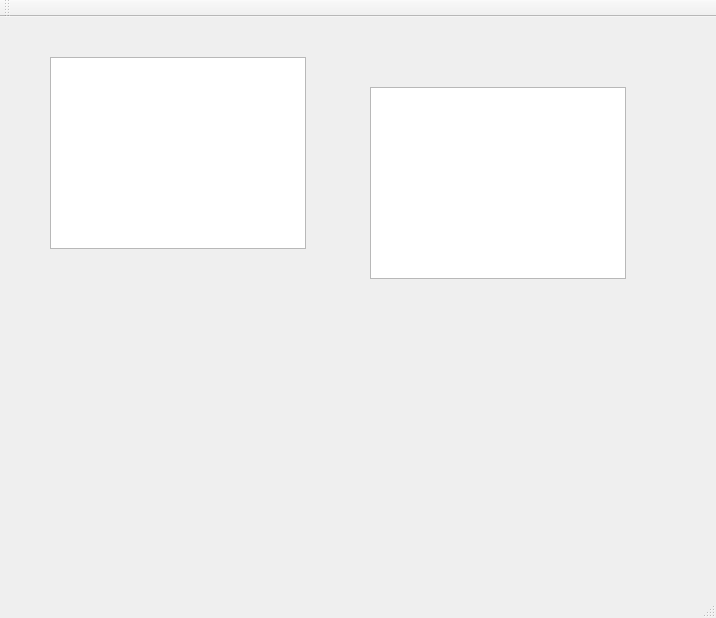
<?xml version="1.0" encoding="UTF-8"?>
<ui version="4.0">
 <class>MainWindow</class>
 <widget class="QMainWindow" name="MainWindow">
  <property name="geometry">
   <rect>
    <x>0</x>
    <y>0</y>
    <width>716</width>
    <height>618</height>
   </rect>
  </property>
  <property name="windowTitle">
   <string>MainWindow</string>
  </property>
  <widget class="QWidget" name="centralWidget">
   <widget class="QTableView" name="tableView">
    <property name="geometry">
     <rect>
      <x>50</x>
      <y>40</y>
      <width>256</width>
      <height>192</height>
     </rect>
    </property>
   </widget>
   <widget class="QColumnView" name="columnView">
    <property name="geometry">
     <rect>
      <x>370</x>
      <y>70</y>
      <width>256</width>
      <height>192</height>
     </rect>
    </property>
   </widget>
  </widget>
  <widget class="QMenuBar" name="menuBar">
   <property name="geometry">
    <rect>
     <x>0</x>
     <y>0</y>
     <width>716</width>
     <height>23</height>
    </rect>
   </property>
  </widget>
  <widget class="QToolBar" name="mainToolBar">
   <attribute name="toolBarArea">
    <enum>TopToolBarArea</enum>
   </attribute>
   <attribute name="toolBarBreak">
    <bool>false</bool>
   </attribute>
  </widget>
  <widget class="QStatusBar" name="statusBar"/>
 </widget>
 <layoutdefault spacing="6" margin="11"/>
 <resources/>
 <connections/>
</ui>
